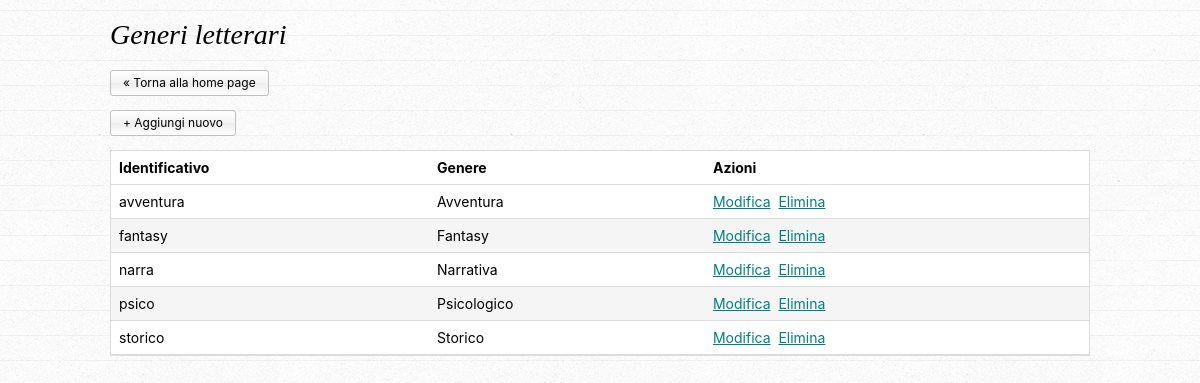
/generi.php, run on the app's committed database.
### tables this page shows
CREATE TABLE generi (idg CHAR (10) PRIMARY KEY CHECK (length(idg) <= 10), genere VARCHAR (50) CHECK (length(genere) <= 50) NOT NULL UNIQUE);

### generi.php (the view, shortened to what this page needs)
<?php
require_once('connessione.php');
$str_query = "SELECT * FROM generi ORDER BY genere ASC";
$comando = $dbconn->prepare($str_query);
$comando->execute();
?>
<!DOCTYPE html>
<html lang="it">
<head>
    <link rel="stylesheet" href="biblio.css" />
</head>
<body>
    <div class="main">
		<h1>Generi letterari</h1>
		<p>
			<a class="button" href="index.php">
				&laquo; Torna alla home page
			</a>
		</p>
		<p>
			<a href="genere-add.php" class="button">
				+ Aggiungi nuovo
			</a>
		</p>
		<table class="data-grid">
			<thead>
				<tr>
					<th>Identificativo</th>
					<th>Genere</th>
					<th>Azioni</th>
				</tr>
			</thead>
			<tbody>
				<?php if($comando) : ?>
					<?php while($genere = $comando->fetch()) : ?>
						<tr>
							<td><?php echo $genere['idg']; ?></td>
							<td><?php echo $genere['genere']; ?></td>
							<td>
								<a href="genere-edit.php?idg=<?php echo $genere['idg']; ?>">Modifica</a>&nbsp;
								<a href="genere-delete.php?idg=<?php echo $genere['idg']; ?>" onclick="return confirm('Il genere evidenziato sarà eliminato. Confermare?');">Elimina</a>
							</td>
						</tr>
					<?php endwhile; ?>
				<?php endif; ?>
			</tbody>
		</table>
	</div>
</body>
</html>

### biblio.css (style rules this page uses)
body { font-family: -apple-system, BlinkMacSystemFont, 'Segoe UI', Roboto, Oxygen, Ubuntu, Cantarell, 'Open Sans', 'Helvetica Neue', sans-serif; background-color: whitesmoke; background-image: url(img/linedpaper.png); font-size: 14px; }
h1, h2, h3, h4, h5, h6 { font-family: Georgia, 'Times New Roman', Times, serif; font-style: italic; font-weight: normal; }
a:link { color: teal; }
.main { max-width: 980px; margin-left: auto; margin-right: auto; }
table.data-grid { border: 1px solid gainsboro; background-color: white; border-spacing: 0; width: 100%; }
table.data-grid tbody tr:nth-of-type(2n) { background-color: whitesmoke; }
table.data-grid td, table.data-grid th { padding: 8px; border-bottom: 1px solid gainsboro; text-align: left; }
a.button { display: inline-block; text-decoration: none; color: inherit; line-height: 24px; }
button, input[type=submit], a.button { border: 1px solid silver; background: #ffffff; background: -moz-linear-gradient(top, #ffffff 0%, #f3f3f3 50%, #ededed 51%, #ffffff 100%); background: -webkit-linear-gradient(top, #ffffff 0%,#f3f3f3 50%,#ededed 51%,#ffffff 100%); background: linear-gradient(to bottom, #ffffff 0%,#f3f3f3 50%,#ededed 51%,#ffffff 100%); border-radius: 3px; height: 24px; font-size: 12px; padding-left: 12px; padding-right: 12px; }

### data on the page
generi: idg "avventura", genere "Avventura"
generi: idg "fantasy", genere "Fantasy"
generi: idg "narra", genere "Narrativa"
generi: idg "psico", genere "Psicologico"
generi: idg "storico", genere "Storico"
